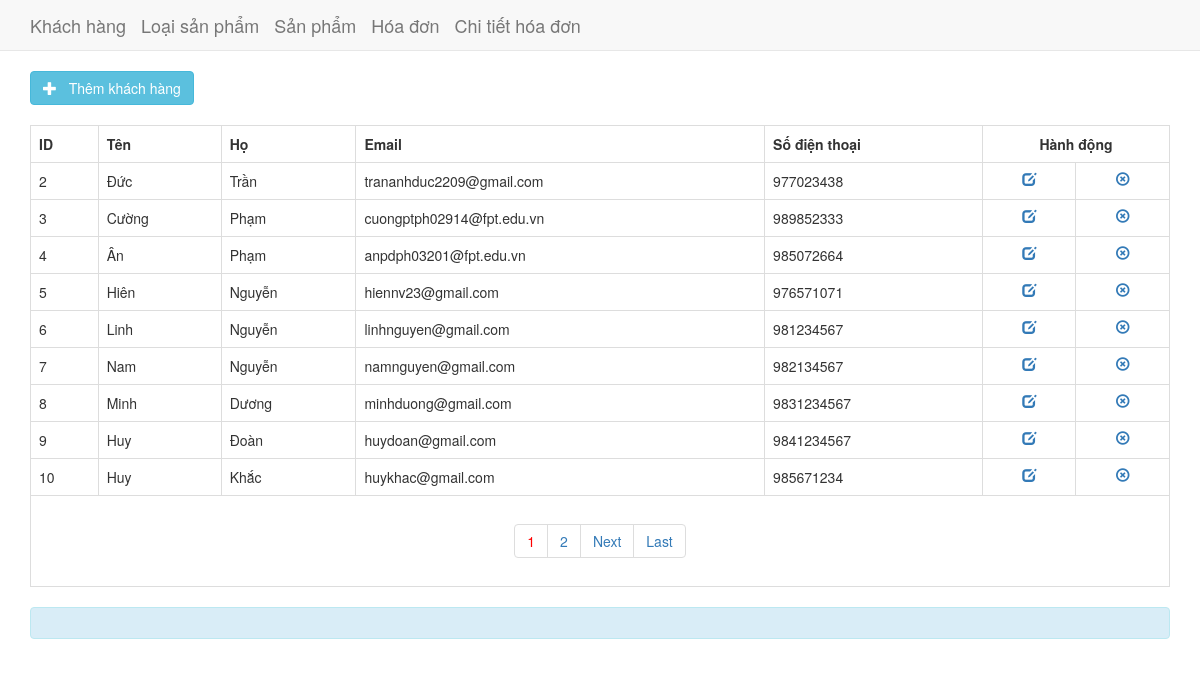
The page / on the database its author committed.
### tables this page shows
CREATE TABLE IF NOT EXISTS `tbl_users` (
  `id` int(11) NOT NULL,
  `first_name` varchar(25) NOT NULL,
  `last_name` varchar(25) NOT NULL,
  `email_id` varchar(50) NOT NULL,
  `contact_no` bigint(10) NOT NULL
);

### class.crud.php (the view, shortened to what this page needs)
<?php
class crud
{
	private $db;
	function __construct($DB_con)
	{
		$this->db = $DB_con;
	}
	public function dataview($query)
	{
		$stmt = $this->db->prepare($query);
		$stmt->execute();
		if($stmt->rowCount()>0)
		{
			while($row=$stmt->fetch(PDO::FETCH_ASSOC))
			{
				?>
                <tr>
                <td><?php print($row['id']); ?></td>
                <td><?php print($row['first_name']); ?></td>
                <td><?php print($row['last_name']); ?></td>
                <td><?php print($row['email_id']); ?></td>
                <td><?php print($row['contact_no']); ?></td>
                <td align="center">
                <a href="edit-data.php?edit_id=<?php print($row['id']); ?>"><i class="glyphicon glyphicon-edit"></i></a>
                </td>
                <td align="center">
                <a href="delete.php?delete_id=<?php print($row['id']); ?>"><i class="glyphicon glyphicon-remove-circle"></i></a>
                </td>
                </tr>
                <?php
			}
		}
		else
		{
			?>
            <tr>
            <td>Nothing here...</td>
            </tr>
            <?php
		}
	}
	public function paginglink($query,$records_per_page)
	{
		$self = $_SERVER['PHP_SELF'];
		$stmt = $this->db->prepare($query);
		$stmt->execute();
		$total_no_of_records = $stmt->rowCount();
		if($total_no_of_records > 0)
		{
			?><ul class="pagination"><?php
			$total_no_of_pages=ceil($total_no_of_records/$records_per_page);
			$current_page=1;
			for($i=1;$i<=$total_no_of_pages;$i++)
			{
				if($i==$current_page)
				{
					echo "<li><a href='".$self."?page_no=".$i."' style='color:red;'>".$i."</a></li>";
				}
				else
				{
					echo "<li><a href='".$self."?page_no=".$i."'>".$i."</a></li>";
				}
			}
			if($current_page!=$total_no_of_pages)
			{
				$next=$current_page+1;
				echo "<li><a href='".$self."?page_no=".$next."'>Next</a></li>";
				echo "<li><a href='".$self."?page_no=".$total_no_of_pages."'>Last</a></li>";
			}
			?></ul><?php
		}
	}
}

### header.php (shortened to what this page needs)
<!DOCTYPE html PUBLIC "-//W3C//DTD XHTML 1.0 Transitional//EN" "http://www.w3.org/TR/xhtml1/DTD/xhtml1-transitional.dtd">
<html xmlns="http://www.w3.org/1999/xhtml">
<head>
<link href="bootstrap/css/bootstrap.min.css" rel="stylesheet" media="screen">
</head>
<body>
<div class="navbar navbar-default navbar-static-top" role="navigation">
    <div class="container">
        <div class="navbar-header">
            <a class="navbar-brand" href="#" title='Programming Blog'>Khách hàng</a>
	        <a class="navbar-brand" href="#">Loại sản phẩm</a>
            <a class="navbar-brand" href="#">Sản phẩm</a>
            <a class="navbar-brand" href="#">Hóa đơn</a>
            <a class="navbar-brand" href="#">Chi tiết hóa đơn</a>
        </div>
    </div>
</div>

### index.php (shortened to what this page needs)
<?php
include_once 'dbconfig.php';
?>
<?php include_once 'header.php'; ?>
<div class="container">
<a href="add-data.php" class="btn btn-large btn-info"><i class="glyphicon glyphicon-plus"></i> &nbsp; Thêm khách hàng</a>
</div>
<div class="clearfix"></div><br />
<div class="container">
	 <table class='table table-bordered table-responsive'>
     <tr>
     <th>ID</th>
     <th>Tên</th>
     <th>Họ</th>
     <th>Email</th>
     <th>Số điện thoại</th>
     <th colspan="2" align="center"><center>Hành động</center></th>
     </tr>
     <?php
		$query = "SELECT * FROM tbl_users";
		$records_per_page=9;
		$newquery = $crud->paging($query,$records_per_page);
		$crud->dataview($newquery);
	 ?>
    <tr>
        <td colspan="7" align="center">
 			<div class="pagination-wrap">
            <?php $crud->paginglink($query,$records_per_page); ?>
        	</div>
        </td>
    </tr>
</table>
</div>
<?php include_once 'footer.php'; ?>

### footer.php (shortened to what this page needs)
<div class="container">
	<div class="alert alert-info">
	</div>
</div>
</body>
</html>

### rows shown on the page
tbl_users: id "2", first_name "Đức", last_name "Trần", email "trananhduc2209@gmail.com", contact_no "977023438"
tbl_users: id "3", first_name "Cường", last_name "Phạm", email "cuongptph02914@fpt.edu.vn", contact_no "989852333"
tbl_users: id "4", first_name "Ân", last_name "Phạm", email "anpdph03201@fpt.edu.vn", contact_no "985072664"
tbl_users: id "5", first_name "Hiên", last_name "Nguyễn", email "hiennv23@gmail.com", contact_no "976571071"
tbl_users: id "6", first_name "Linh", last_name "Nguyễn", email "linhnguyen@gmail.com", contact_no "981234567"
tbl_users: id "7", first_name "Nam", last_name "Nguyễn", email "namnguyen@gmail.com", contact_no "982134567"
tbl_users: id "8", first_name "Minh", last_name "Dương", email "minhduong@gmail.com", contact_no "9831234567"
tbl_users: id "9", first_name "Huy", last_name "Đoàn", email "huydoan@gmail.com", contact_no "9841234567"
tbl_users: id "10", first_name "Huy", last_name "Khắc", email "huykhac@gmail.com", contact_no "985671234"
